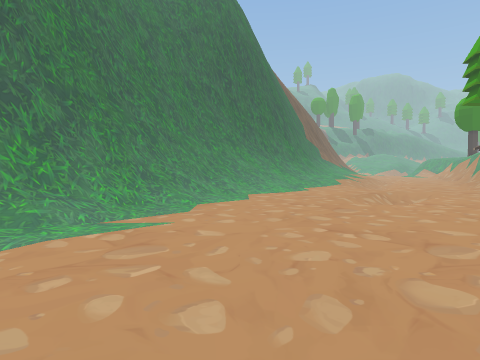
[1] (above)

24 first-person views from a walk through a Unity game level. The camera is 1.5 m above the floor, tilts 2° down and sees 75° across. The floor is counted in squares, 2 m on a side. Each view is taken from the middle of a square. On the plan, view 1 faces up. The plan holds only what a view shows up to about 10 squares ahead; the rest is blank. The place goes on beyond the plan.

[2]
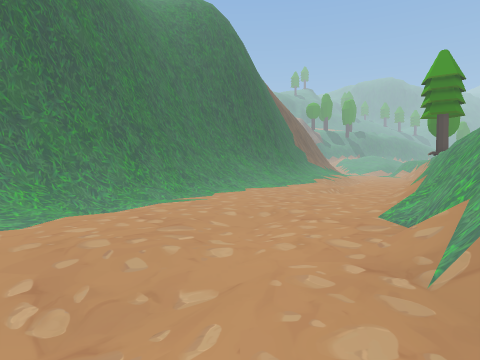

[3]
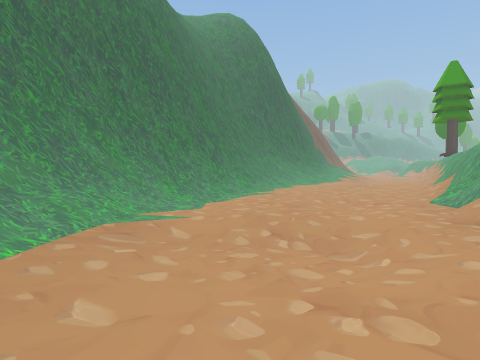

[4]
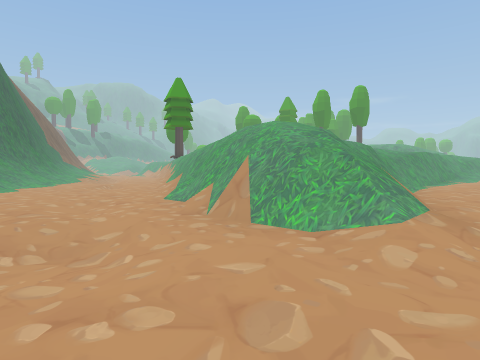

[5]
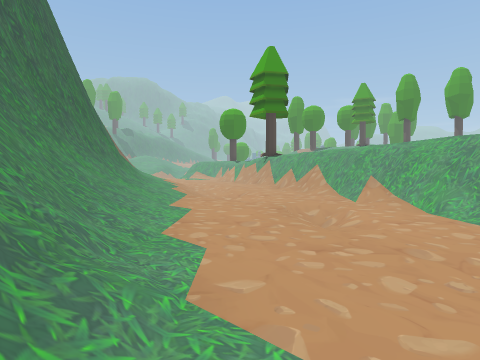

[6]
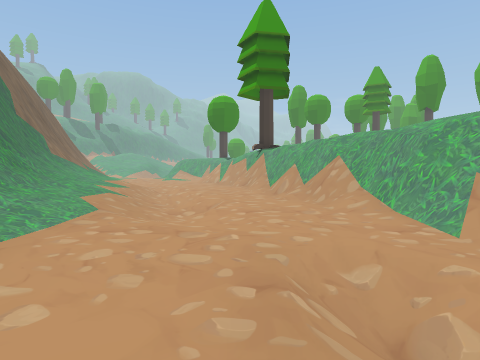

[7]
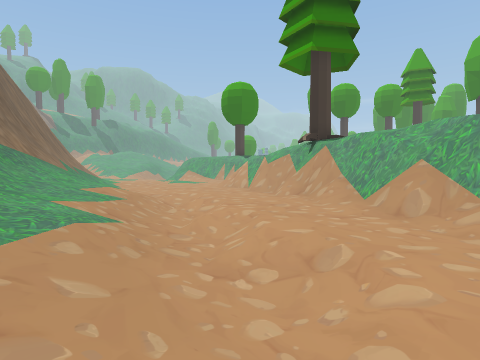

[8]
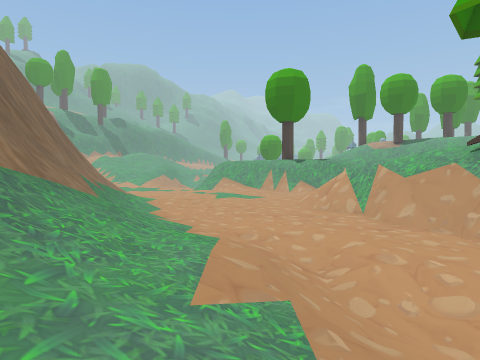

[9]
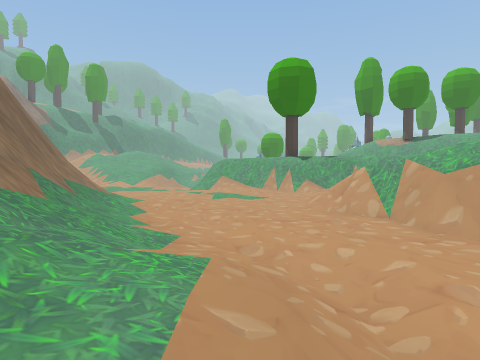

[10]
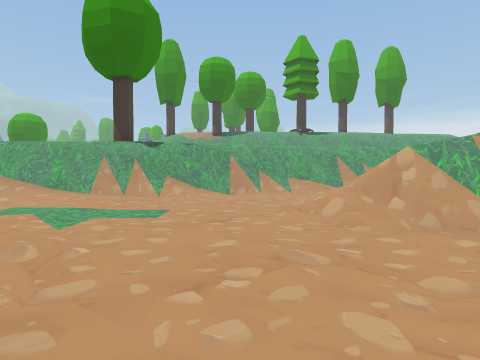

[11]
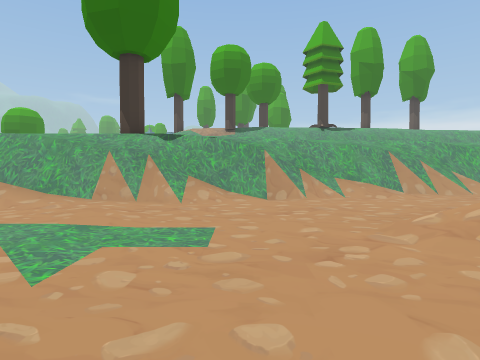

[12]
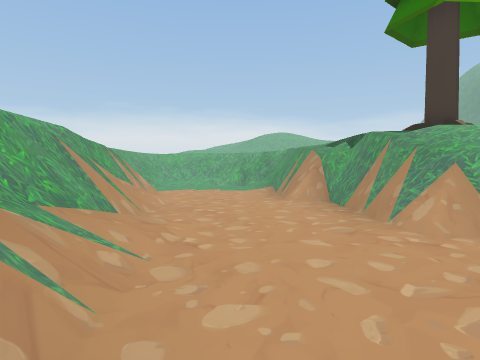

[13]
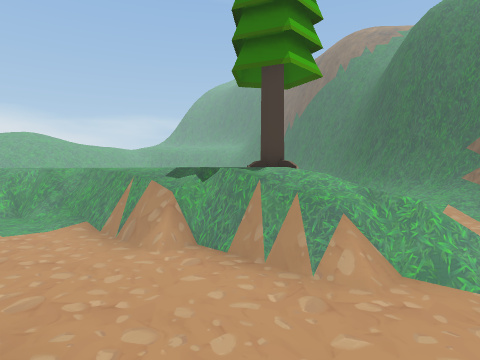

[14]
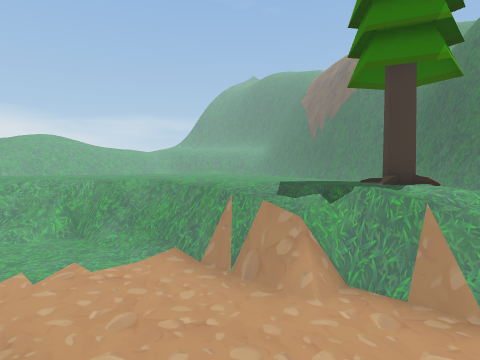

[15]
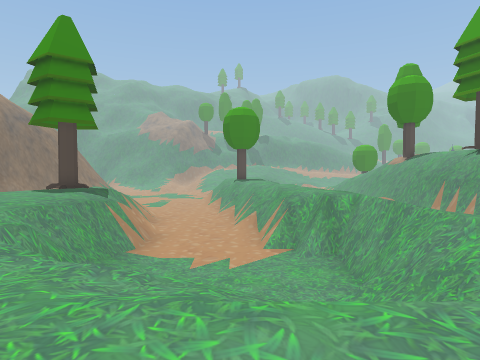

[16]
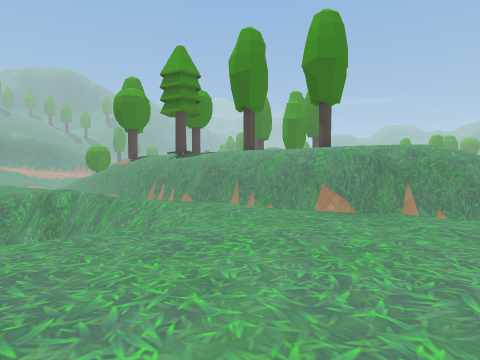

[17]
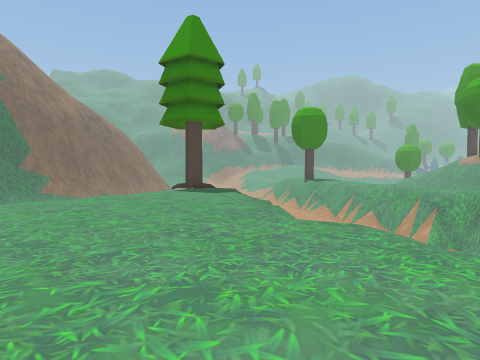

[18]
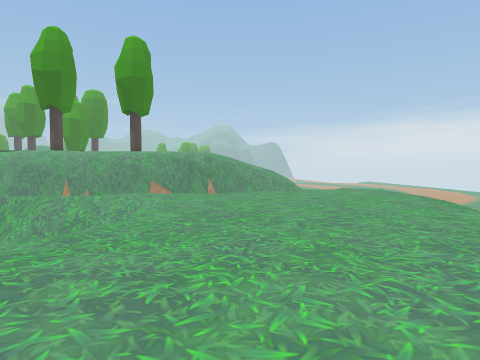

[19]
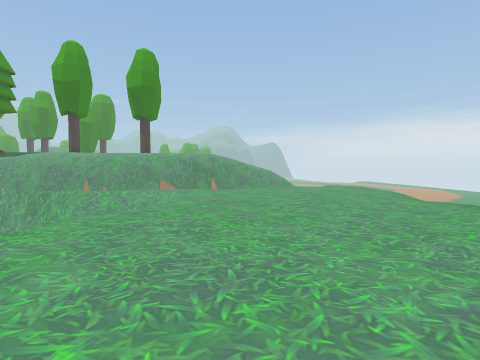

[20]
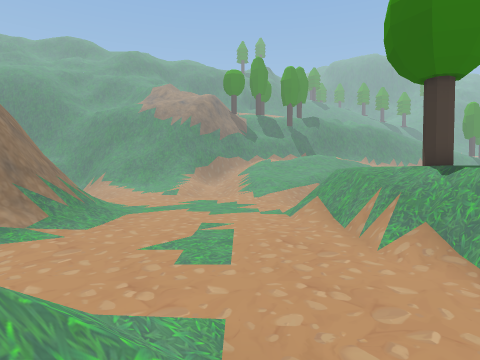

[21]
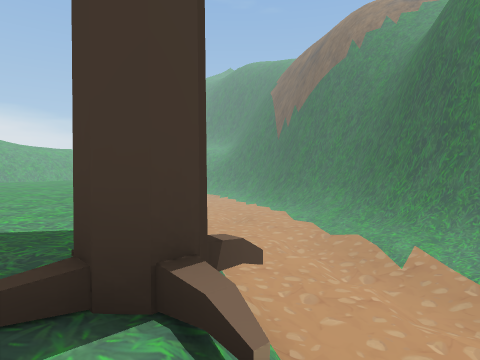

[22]
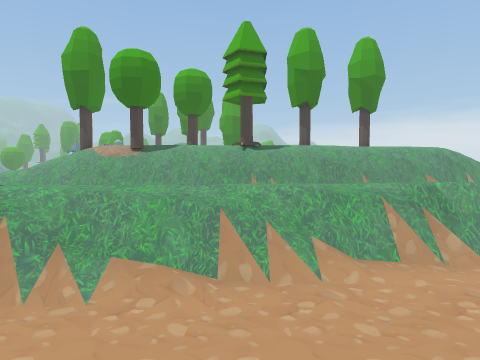

[23]
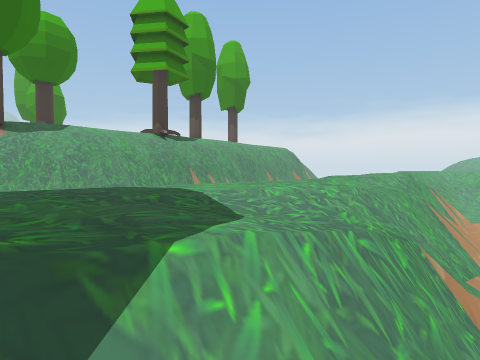

[24]
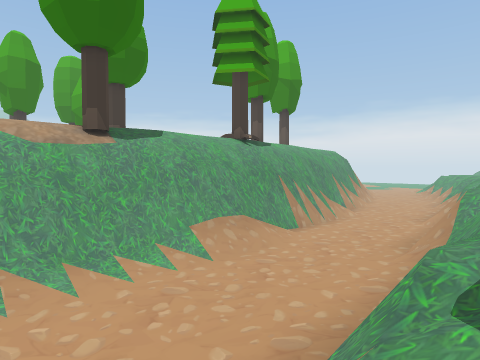

### Floor plan
Key: @ floor where view 1 was taken; # wall or solid block; x gap in a wall; . main floor; : floor 0.75 m higher than the main floor; + floor 1.5 m higher than the main floor; * floor 3.25 m higher than the main floor; % floor 4 m higher than the main floor; / step, stairs or slope; = window, fence, low wall or low ledge; v drop or lower ground; T thing the floor can be seen under or through; O other object.
Columns run from 6 left of view 1 to 31 right of it. Each row starts with its distance up from view 1.
 29              v##/.......v**
 28               ##/.......v/* /
 27               ##/.......v/O     ../#v/
 26               #//.......#/**/#..../#v/
 25              ##/......../#*** ..../# O
 24              ##/.........v/** ..../# /
 23             ##/..........#/** ..../#//
 22             #//...../....//** ..../#/
 21            ##//..../#=.../#**#:.../#
 20            #//.....##/....v/*#/.../
 19           # /:/....#//....v/*#=...
 18           #/+///...#/#....=/** ..
 17          ##///....##*#..../#**
 16          #/:///...#O*vT....v**
 15         ##///....##***T....v**
 14        ##///./..##****T....##*/
 13        #////....x*****T.....##/
 12       ##//../..##*****T:.....#/
 11      ##//......#******T/.....#
 10      #//......##****** #..../#*
  9     ##//.....=#* ******#... /=*
  8     #//......=** ******v#// //*
  7     #/......=#*  *******//===/**
  6    ##/......#**   ********////**
  5    ##......=#*      ************
  4   ##/......#       *************/
  3   #/......=#        ************/
  2  ##/......#          ***********
  1  #/......##           **********
  0  #/...@..#/             ********
 -1 ##/.....##/%             v  /***
 -2  #/.....#///  =
 -3   /.....#/ =  ..
 -4   /...../= .....
 -5    ....//=.....
 -6     .....

Positions as (right, up) in squares from view 1, and headings:
1: (0, 0), facing up
2: (0, -4), facing up
3: (-2, -6), facing up
4: (-2, -6), facing up-right
5: (-2, 4), facing up-right
6: (2, 7), facing up-right
7: (4, 11), facing up-right
8: (5, 16), facing up-right
9: (6, 17), facing up-right
10: (9, 23), facing right
11: (11, 24), facing right
12: (18, 24), facing down
13: (20, 22), facing down-left
14: (21, 19), facing down-left
15: (20, 4), facing up
16: (20, 2), facing up-right
17: (15, 4), facing up
18: (15, 4), facing right
19: (13, 4), facing right
20: (15, 19), facing up
21: (14, 18), facing down-left
22: (14, 19), facing right
23: (19, 26), facing down-right
24: (22, 28), facing down-right
